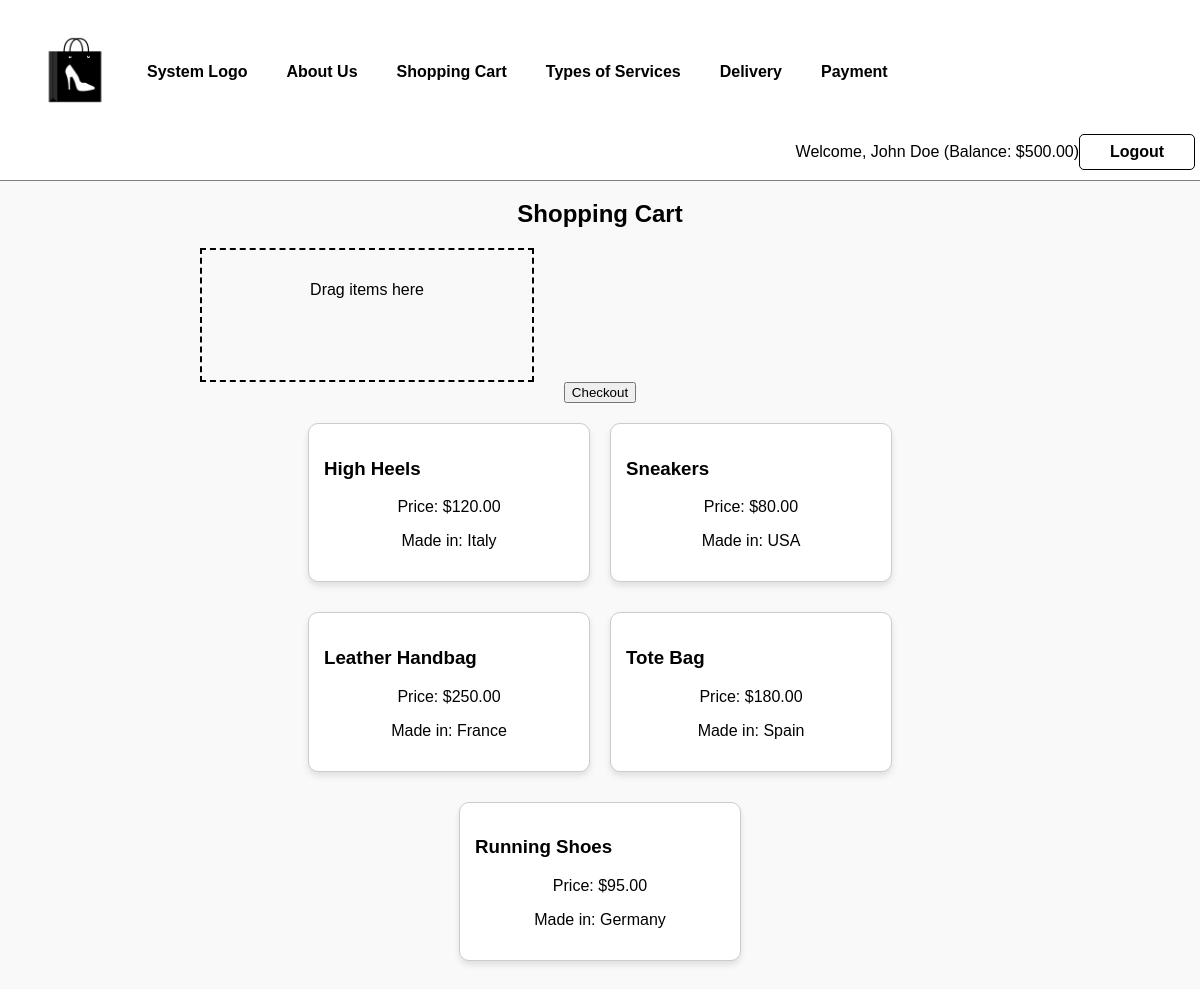
Page /php/shopping.php (signed in) on the committed database.
### tables this page shows
CREATE TABLE User_Table (
    User_Id INT AUTO_INCREMENT PRIMARY KEY,
    Name VARCHAR(255) NOT NULL,
    Tel_No VARCHAR(20) UNIQUE NOT NULL,
    Email VARCHAR(255) UNIQUE NOT NULL,
    Address TEXT NOT NULL,
    City_Code VARCHAR(50),
    Login_Id VARCHAR(50) UNIQUE NOT NULL,
    Password VARCHAR(255) NOT NULL,
    Balance DECIMAL(10,2) DEFAULT 0
);

CREATE TABLE Item_Table (
    Item_Id INT AUTO_INCREMENT PRIMARY KEY,
    Item_Name VARCHAR(255) NOT NULL,
    Price DECIMAL(10,2) NOT NULL,
    Made_In VARCHAR(100),
    Department_Code VARCHAR(50)
);

### php/fetch_user.php (called while the page is built, shortened)
<?php
include '../db/db.php';
if (isset($_SESSION['user_id'])) {
    $user_id = $_SESSION['user_id'];
    $user_query = $conn->prepare("SELECT * FROM User_Table WHERE User_Id = ?");
    $user_query->bind_param("i", $user_id);
    $user_query->execute();
    $user = $user_query->get_result()->fetch_assoc();
}
?>

### php/fetch_products.php (called while the page is built)
<?php
include '../db/db.php';
$products = $conn->query("SELECT * FROM Item_Table");
?>

### php/shopping.php (the view, shortened to what this page needs)
<?php
include '../db/db.php';
include 'fetch_products.php';
?>
<!DOCTYPE html>
<html lang="en">
<head>
    <link rel="stylesheet" href="../css/style.css">
</head>
<body>
    <?php include 'header.php'; ?>
    <main>
        <h1>Shop Products</h1>
        <div class="cart-container">
            <h2>Shopping Cart</h2>
            <div id="cart" class="cart" ondrop="drop(event)" ondragover="allowDrop(event)">
                <p>Drag items here</p>
            </div>
            <button onclick="checkout()">Checkout</button>
        </div>
        <div class="product-list">
            <?php while ($row = $products->fetch_assoc()): ?>
                <div class="product" draggable="true" ondragstart="drag(event)"
                     data-id="<?= $row['Item_Id'] ?>"
                     data-name="<?= htmlspecialchars($row['Item_Name']) ?>"
                     data-price="<?= number_format($row['Price'], 2) ?>">
                    <h3><?= htmlspecialchars($row['Item_Name']) ?></h3>
                    <p>Price: $<?= number_format($row['Price'], 2) ?></p>
                    <p>Made in: <?= htmlspecialchars($row['Made_In']) ?></p>
                </div>
            <?php endwhile; ?>
        </div>
    </main>
</body>
</html>

### php/header.php (shortened to what this page needs)
<?php
include '../db/db.php';
include 'fetch_user.php';
?>
<header>
    <nav class="navbar">
        <div class="nav-left">
            <a href="index.php" class="logo">
                <img src="../img/OSP-logo.png" alt="OSP Logo" class="logo-img">
            </a>
            <ul class="nav-menu">
                <li><a href="logo.php">System Logo</a></li>
                <li><a href="about.php">About Us</a></li>
                <li><a href="shopping.php">Shopping Cart</a></li>
                <li><a href="services.php">Types of Services</a></li>
                <li><a href="delivery.php">Delivery</a></li>
                <li><a href="payment.php">Payment</a></li>
            </ul>
        </div>
        <div class="nav-right">
            <?php if ($user): ?>
                <span>Welcome, <?= htmlspecialchars($user['Name']) ?> (Balance: $<?= number_format($user['Balance'], 2) ?>)</span>
                <a href="logout.php" class="btn">Logout</a>
            <?php else: ?>
                <button class="btn" id="openAuthModal">Sign In</button>
            <?php endif; ?>
        </div>
    </nav>
</header>

### css/style.css (style rules this page uses)
body { font-family: Arial, sans-serif; margin: 0; padding: 0; background-color: #f9f9f9; }
.navbar { display: flex; flex-wrap: wrap; justify-content: space-between; align-items: center; background-color: white; padding: 10px 15px; border-bottom: 1px solid grey; position: fixed; top: 0; left: 0; width: 100%; max-width: none; margin: 0; z-index: 1000; height: auto; min-height: 60px; }
.nav-left { display: flex; align-items: center; }
.logo-img { width: 120px; height: auto; }
.nav-menu { list-style: none; display: flex; padding: 0; margin: 0; align-items: center; gap: 15px; }
.nav-menu li { white-space: nowrap; }
.nav-menu li a { text-decoration: none; color: black; font-weight: bold; padding: 8px 12px; transition: 0.3s; display: inline-block; }
.nav-right { display: flex; align-items: center; margin-left: auto; padding-right: 20px; flex-shrink: 0; position: static; right: 0; }
.btn { text-decoration: none; padding: 8px 12px; border-radius: 5px; font-weight: bold; color: black; background-color: white; border: 1px solid black; transition: 0.3s; width: auto; min-width: 90px; max-width: 120px; text-align: center; display: inline-block; white-space: nowrap; }
main { text-align: center; padding: 20px; max-width: 800px; margin: 100px auto 0; }
main h1, main h2, main p { text-align: center; }
.product-list { display: flex; flex-wrap: wrap; justify-content: center; gap: 20px; padding: 20px; }
.product { background: white; border: 1px solid #ddd; padding: 15px; border-radius: 10px; box-shadow: 0px 4px 6px rgba(0, 0, 0, 0.1); width: 250px; text-align: center; transition: 0.3s ease-in-out; }
.cart-container { margin-top: 20px; }
.cart { border: 2px dashed #000; padding: 15px; width: 300px; min-height: 100px; background-color: #f9f9f9; text-align: center; }
.product { border: 1px solid #ccc; padding: 15px; width: 250px; text-align: left; background: white; margin-bottom: 10px; cursor: grab; }

### rows in the picture
user_table: Name "John Doe", Balance "500.00"
item_table: Item_Name "High Heels", Price "120.00", Made_In "Italy"
item_table: Item_Name "Sneakers", Price "80.00", Made_In "USA"
item_table: Item_Name "Leather Handbag", Price "250.00", Made_In "France"
item_table: Item_Name "Tote Bag", Price "180.00", Made_In "Spain"
item_table: Item_Name "Running Shoes", Price "95.00", Made_In "Germany"
